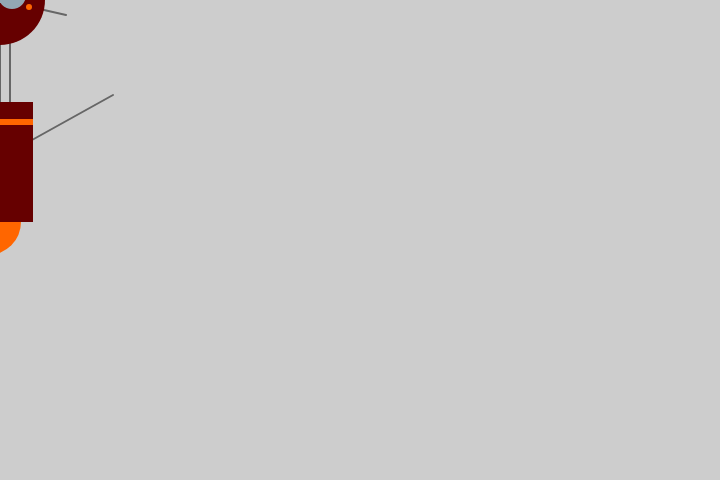
Frame 1 (no input)
Frame 60 (no input): identical to frame 1, image omitted
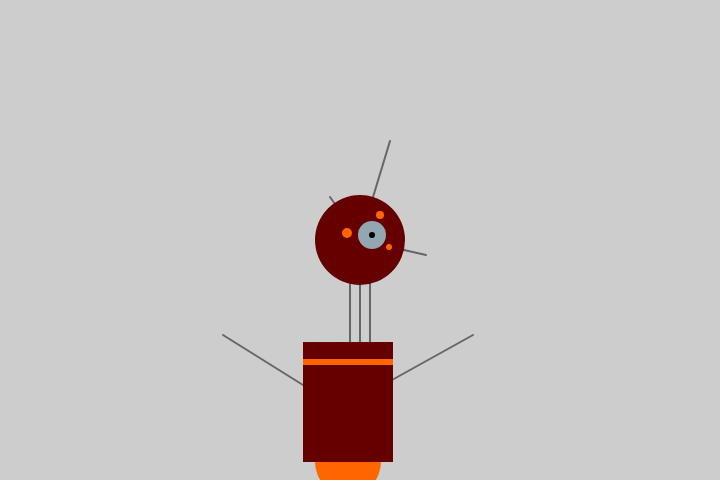
Frame 120 (the mouse pressed at the canvas centre since frame 60)

The p5.js sketch that drew these frames (run headless with seeded random() and noise() and a simulated clock; from frame 60 on, the mouse is pressed at the canvas centre):

// p5.js sketch
// ── sketch.js
function setup() {
  createCanvas(720, 480); //creates a canvas on which to draw
  smooth();
  strokeWeight(2); //sets thickness of lines to 2
}

function draw(){
  ///Because the draw fucntion is being repeated over and over, we see multiple robots being drawn with each new mouse movement, as it gets drawn in the new position.
  //With background initiated, the draw function starts by creating a new background, which covers the previously drawn robot, so we don't see any old ones as the new one is drawn.
  background(205); //creates a new background color
  translate(mouseX-276, mouseY-155); //displaces the position of the robot with the x, y coordinate value of the mouse position
  //I edited the initial code to take the mouse position minus the starting position of the robot's head, to take on the extra challenge of fixing why the robot was off from where the mouse was.
  //Now the mouse centers on the robot's head
  
  //Neck
  stroke(102); //sets the color of the lines
  line(266, 257, 266, 162); //draws the first line of the neck
  line(276, 257, 276, 162); //draws the second line of the neck
  line(286, 257, 286, 162); //draws the third line of the neck
  
  //Antennae
  line(276, 155, 246, 112); //draws the first antennae left and up
  line(276, 155, 306, 56); //draws the second antennae right and up
  line(276, 155, 342, 170); //draws the third antennae right and down
  
  //Arms
  line(219, 300, 139, 250); //draws the left arm
  line(299, 300, 389, 250); //draws the right arm
  
  //Body
  noStroke(); //removes the outline of the following shapes
  fill(255,102,0); //sets the color of the bottom ellipse
  ellipse(264, 377, 66, 66); //creates an ellipse on the bottom
  fill(102, 0, 0); //sets the color of the big rectangle
  rect(219, 257, 90, 120); //creates the big rectangle
  fill(255,102,0); //sets the color of the small rectangle
  rect(219, 274, 90, 6); //creates the small rectangle
  
  //Head
  fill(102, 0, 0); //sets the color of the head
  ellipse(276, 155, 90, 90); //creates the big circle head
  fill(147,167,179); //sets the color of the eye
  ellipse(288, 150, 28, 28); //creates the eye
  fill(0); //sets the color of the iris of the eye
  ellipse(288, 150, 6, 6); //creates the iris of the eye
  fill(255,102,0); //sets the color of the three surrounding circles
  ellipse(263, 148, 10, 10); //creates the left circle
  ellipse(296, 130, 8, 8); //creates the top circle
  ellipse(305, 162, 6, 6); //creates the right circle
}
